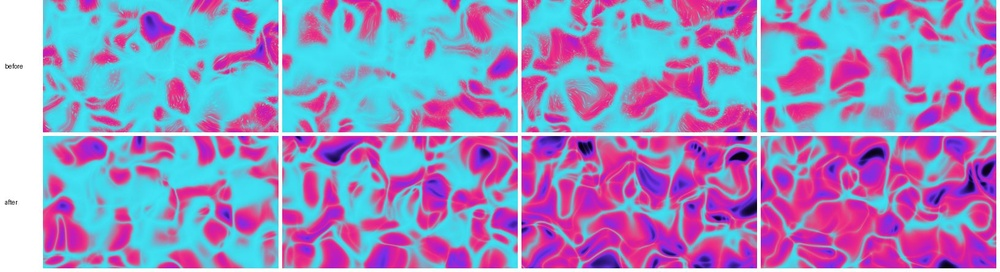
#> input picture worktree-audio-engine-picture/stills-677-caustics-bj.jpg, 1000 x 272 px, shrunk from 1630 x 444 before the run
$ python zoomclip.py ../../../../worktree-audio-engine-picture/stills-677-caustics-bj.jpg ../../../../worktree-audio-engine-picture/bpm-678.png 5 1.0 1.0
#> lines starting #> are read from the running program, lines starting #| are printed output that depends on the picture
# seamflow.py's floor: one mirrored frame made exactly symmetric, then zoomed about its exact centre with a
# sub-pixel warp, so nothing crosses the centre line by construction. Encode the frames (ffmpeg -framerate
# <fps> -i z_%04d.png, crf near the source's) and run seamflow.py on the clip.
# usage: zoomclip.py <frame.png> <out_dir> <frames> <log-scale per s> <fps>
import sys
from pathlib import Path

import cv2
import numpy as np

src, out, n, z, fps = sys.argv[1], Path(sys.argv[2]), int(sys.argv[3]), float(sys.argv[4]), float(sys.argv[5])
out.mkdir(parents=True, exist_ok=True)
im = cv2.imread(src)
#> im is the input picture: shape (272, 1000, 3); mean B, G, R 196.5, 143.4, 149.6
h, w = im.shape[:2]
#> h = 272; w = 1000
half = im[:, : w // 2]
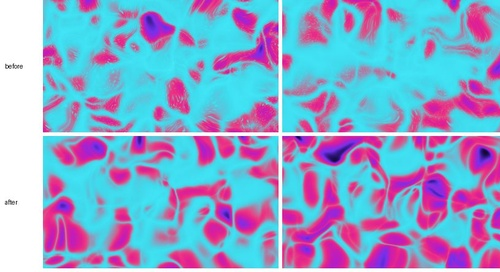
#> half: shape (272, 500, 3); mean B, G, R 206.2, 165.4, 141.3
im = np.concatenate([half, half[:, ::-1]], 1)
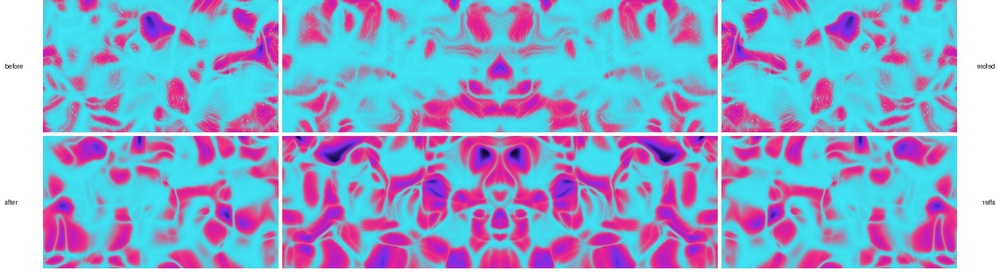
#> im: shape (272, 1000, 3); mean B, G, R 206.2, 165.4, 141.3
cx, cy = (w - 1) / 2, (h - 1) / 2
#> cx = 499.5; cy = 135.5
for i in range(n):
    s = np.exp(z * i / fps)
    M = np.array([[s, 0, (1 - s) * cx], [0, s, (1 - s) * cy]], np.float64)
    cv2.imwrite(str(out / f"z_{i:04d}.png"), cv2.warpAffine(im, M, (w, h), flags=cv2.INTER_CUBIC, borderMode=cv2.BORDER_REFLECT))
#> this loop made 5 passes
#> pass 2, `cv2.imwrite(str(out / f"z_{i:04d}.png"), cv2.warpAffine(im, M, (w, h),..`:
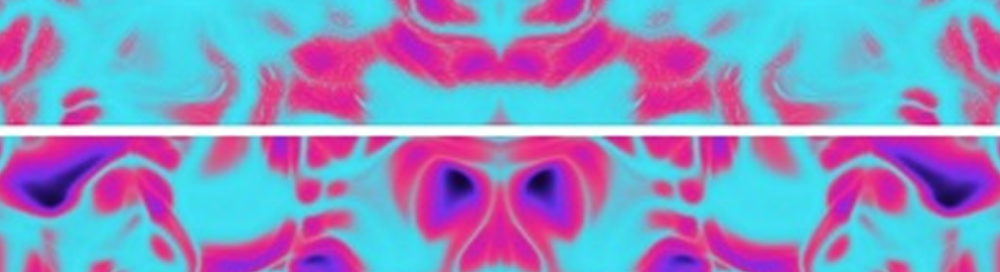
#> saved as z_0001.png: shape (272, 1000, 3); mean B, G, R 196.1, 145.1, 138.1
print(n, "frames in", out)
